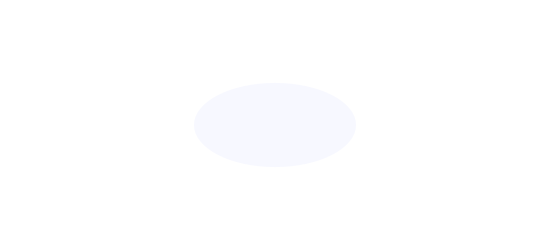
Frame 1 (no input)
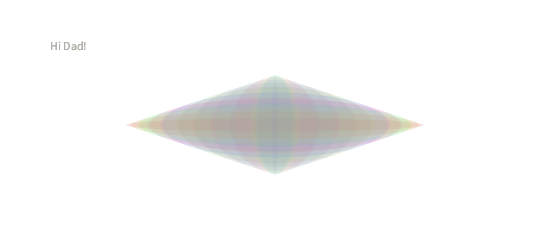
Frame 60 (the mouse pressed at the canvas centre just before this capture)
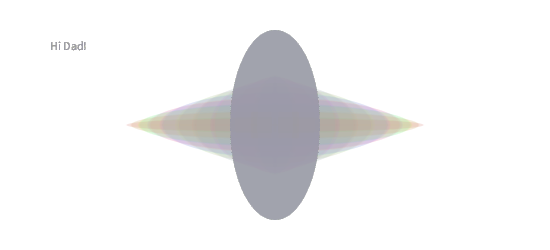
Frame 120 (the mouse held since frame 60 and released just before this capture)

The Processing sketch that drew these frames (run headless with seeded random() and noise(); from frame 60 on, the mouse is pressed at the canvas centre):

// Processing sketch: processing_108287
// ── processing_108287.pde

int counter;

void setup() {  //setup function called initially, only once
  size(550, 250);
  background(255);  //set background white
  colorMode(HSB);   //set colors to Hue, Saturation, Brightness mode
  counter = 0;
}

void draw() {  //draw function loops 
  counter=counter+1;
  noStroke();
  fill(random(255),200,255,10);
  
  if(mousePressed == true) { //add some interaction
    ellipse(mouseX, mouseY, 90, 190);
  }
  else {
    ellipse(width/2, height/2, 300*cos(counter), 100*sin(counter));
  }
  if (counter > 10) {
    text("Hi Dad!", 50, 50);
  }
}
